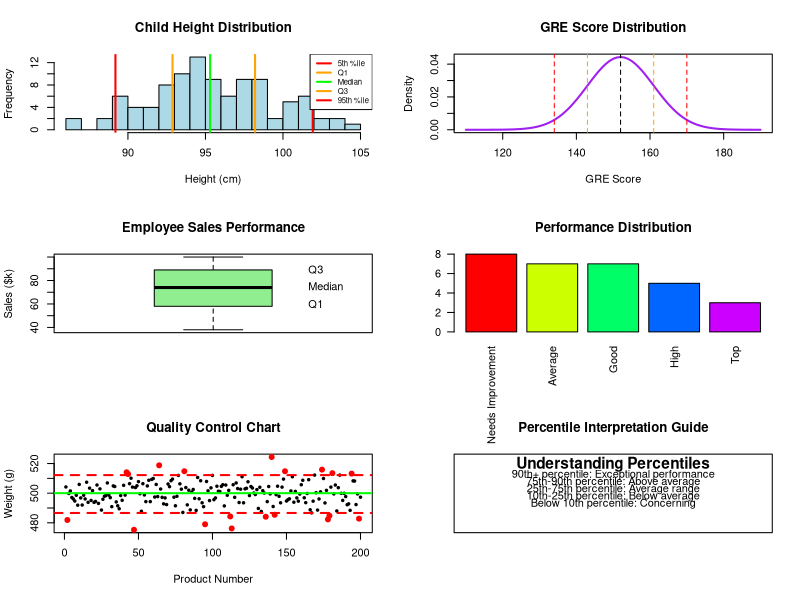

Recreate this plot in R.
# Real-World Applications of Relative Standing
# Growth charts, standardized tests, and practical interpretation

# Create output directory
if (!dir.exists("output")) dir.create("output")

cat("Real-World Applications of Relative Standing\n")
cat("===========================================\n\n")

# 1. Child Growth Percentiles Example
cat("1. CHILD GROWTH CHARTS\n")
cat("======================\n")

# Simulated height data for 3-year-old boys (based on CDC data)
# Mean ≈ 95 cm, SD ≈ 4 cm
set.seed(456)
child_heights <- round(rnorm(100, 95, 4), 1)

cat("Heights of 100 three-year-old boys (cm):\n")
cat("Mean height:", round(mean(child_heights), 1), "cm\n")
cat("Standard deviation:", round(sd(child_heights), 1), "cm\n\n")

# Function to interpret growth percentiles
interpret_growth_percentile <- function(height, data) {
  percentile <- sum(data <= height) / length(data) * 100
  z_score <- (height - mean(data)) / sd(data)
  
  if(percentile < 5) {
    interpretation <- "Below 5th percentile - may need medical evaluation"
  } else if(percentile < 25) {
    interpretation <- "Below average height"
  } else if(percentile <= 75) {
    interpretation <- "Normal/average height range"
  } else if(percentile <= 95) {
    interpretation <- "Above average height"
  } else {
    interpretation <- "Above 95th percentile - exceptionally tall"
  }
  
  cat("Height:", height, "cm\n")
  cat("Percentile:", round(percentile, 1), "\n")
  cat("Z-score:", round(z_score, 2), "\n")
  cat("Interpretation:", interpretation, "\n\n")
}

cat("Growth Chart Examples:\n")
example_heights <- c(87, 91, 95, 99, 103)
for(h in example_heights) {
  interpret_growth_percentile(h, child_heights)
}

# 2. Standardized Test Performance Analysis
cat("2. STANDARDIZED TEST PERFORMANCE\n")
cat("===============================\n")

# GRE Quantitative scores (mean ≈ 152, SD ≈ 9)
gre_mean <- 152
gre_sd <- 9

cat("GRE Quantitative Reasoning Section:\n")
cat("Mean =", gre_mean, ", SD =", gre_sd, "\n\n")

# Function for standardized test interpretation
interpret_standardized_score <- function(score, mean_val, sd_val, test_name) {
  z_score <- (score - mean_val) / sd_val
  percentile <- pnorm(z_score) * 100
  
  if(z_score >= 2) {
    performance <- "Excellent (top 2%)"
  } else if(z_score >= 1) {
    performance <- "Good (top 16%)"
  } else if(z_score >= 0) {
    performance <- "Average or above"
  } else if(z_score >= -1) {
    performance <- "Below average"
  } else {
    performance <- "Well below average"
  }
  
  cat(test_name, "Score:", score, "\n")
  cat("Z-score:", round(z_score, 2), "\n")
  cat("Percentile:", round(percentile, 1), "\n")
  cat("Performance level:", performance, "\n\n")
}

cat("GRE Score Interpretations:\n")
gre_scores <- c(135, 145, 152, 160, 170)
for(score in gre_scores) {
  interpret_standardized_score(score, gre_mean, gre_sd, "GRE")
}

# 3. Employee Performance Reviews
cat("3. EMPLOYEE PERFORMANCE ANALYSIS\n")
cat("================================\n")

# Sales performance data (monthly sales in thousands)
sales_data <- c(45, 52, 58, 61, 65, 68, 72, 75, 78, 82, 85, 89, 92, 95, 98,
                38, 43, 48, 53, 57, 62, 67, 73, 77, 81, 86, 91, 94, 97, 100)

cat("Monthly sales data for 30 employees (in thousands $):\n")
cat("Mean:", round(mean(sales_data), 1), "k\n")
cat("Median:", round(median(sales_data), 1), "k\n")
cat("Q1, Q2, Q3:", paste(round(quantile(sales_data, c(0.25, 0.5, 0.75)), 1), collapse = ", "), "\n\n")

# Performance classification
classify_performance <- function(score, data) {
  percentile <- sum(data <= score) / length(data) * 100
  quartiles <- quantile(data, c(0.25, 0.5, 0.75))
  
  if(percentile >= 90) {
    category <- "Top Performer (promotion candidate)"
  } else if(percentile >= 75) {
    category <- "High Performer (above Q3)"
  } else if(percentile >= 50) {
    category <- "Good Performer (above median)"
  } else if(percentile >= 25) {
    category <- "Average Performer (Q1-Q2)"
  } else {
    category <- "Needs Improvement (below Q1)"
  }
  
  return(list(percentile = percentile, category = category))
}

cat("Employee Performance Classifications:\n")
example_sales <- c(95, 85, 75, 65, 45)
for(sales in example_sales) {
  result <- classify_performance(sales, sales_data)
  cat("$", sales, "k sales: ", round(result$percentile, 1), "th percentile - ", 
      result$category, "\n", sep = "")
}
cat("\n")

# 4. Quality Control with Percentiles
cat("4. MANUFACTURING QUALITY CONTROL\n")
cat("================================\n")

# Product weights (target = 500g)
set.seed(789)
product_weights <- round(rnorm(200, 500, 8), 1)

cat("Product weights (n=200, target=500g):\n")
cat("Mean:", round(mean(product_weights), 1), "g\n")
cat("SD:", round(sd(product_weights), 1), "g\n\n")

# Quality control limits using percentiles
quality_percentiles <- quantile(product_weights, c(0.05, 0.95))
cat("Quality Control Using Percentiles:\n")
cat("5th percentile (lower limit):", quality_percentiles[1], "g\n")
cat("95th percentile (upper limit):", quality_percentiles[2], "g\n")
cat("Products outside 5th-95th percentile range need inspection\n\n")

# Identify products needing inspection - FIXED VERSION
needs_inspection_logical <- product_weights < quality_percentiles[1] | 
                           product_weights > quality_percentiles[2]
needs_inspection_indices <- which(needs_inspection_logical)
needs_inspection_values <- product_weights[needs_inspection_logical]

cat("Products flagged for inspection:", length(needs_inspection_values), "/", 
    length(product_weights), "(", 
    round(length(needs_inspection_values)/length(product_weights)*100, 1), "%)\n")

# Create comprehensive visualization
png("output/real_world_applications.png", width = 1400, height = 1200, res = 120)
par(mfrow = c(3, 2))

# Growth chart simulation
hist(child_heights, main = "Child Height Distribution", xlab = "Height (cm)", 
     col = "lightblue", breaks = 15)
abline(v = quantile(child_heights, c(0.05, 0.25, 0.5, 0.75, 0.95)), 
       col = c("red", "orange", "green", "orange", "red"), lwd = 2)
legend("topright", c("5th %ile", "Q1", "Median", "Q3", "95th %ile"), 
       col = c("red", "orange", "green", "orange", "red"), lwd = 2, cex = 0.7)

# GRE score distribution
x_gre <- seq(110, 190, by = 1)
y_gre <- dnorm(x_gre, gre_mean, gre_sd)
plot(x_gre, y_gre, type = "l", lwd = 2, col = "purple",
     main = "GRE Score Distribution", xlab = "GRE Score", ylab = "Density")
abline(v = gre_mean + c(-2, -1, 0, 1, 2) * gre_sd, 
       col = c("red", "orange", "black", "orange", "red"), lty = 2)

# Sales performance box plot
boxplot(sales_data, main = "Employee Sales Performance", ylab = "Sales ($k)",
        col = "lightgreen")
text(1.3, quantile(sales_data, c(0.25, 0.5, 0.75)), 
     c("Q1", "Median", "Q3"), pos = 4)

# Performance categories
performance_categories <- cut(sales_data, 
                             breaks = quantile(sales_data, c(0, 0.25, 0.5, 0.75, 0.9, 1)),
                             labels = c("Needs Improvement", "Average", "Good", "High", "Top"),
                             include.lowest = TRUE)
barplot(table(performance_categories), main = "Performance Distribution",
        col = rainbow(5), las = 2)

# Quality control chart - FIXED VERSION
plot(1:length(product_weights), product_weights, pch = 19, cex = 0.5,
     main = "Quality Control Chart", xlab = "Product Number", ylab = "Weight (g)")
abline(h = 500, col = "green", lwd = 2)
abline(h = quality_percentiles, col = "red", lwd = 2, lty = 2)
# Fixed the problematic line:
points(needs_inspection_indices, product_weights[needs_inspection_indices], 
       col = "red", pch = 19, cex = 1)

# Percentile interpretation guide
plot(1, type = "n", xlim = c(0, 10), ylim = c(0, 10),
     main = "Percentile Interpretation Guide", xlab = "", ylab = "", 
     xaxt = "n", yaxt = "n")
text(5, 9, "Understanding Percentiles", cex = 1.4, font = 2)
text(5, 7.5, "90th+ percentile: Exceptional performance", cex = 1)
text(5, 6.5, "75th-90th percentile: Above average", cex = 1)
text(5, 5.5, "25th-75th percentile: Average range", cex = 1)
text(5, 4.5, "10th-25th percentile: Below average", cex = 1)
text(5, 3.5, "Below 10th percentile: Concerning", cex = 1)

dev.off()
cat("✓ Real-world applications plot saved to output/real_world_applications.png\n")

# Create practical interpretation guide
sink("output/practical_interpretation_guide.txt")
cat("PRACTICAL INTERPRETATION GUIDE\n")
cat("==============================\n\n")
cat("PERCENTILES IN DIFFERENT CONTEXTS:\n\n")
cat("1. STANDARDIZED TESTS (SAT, GRE, etc.):\n")
cat("   • 99th percentile: Elite performance\n")
cat("   • 90th+ percentile: Excellent, competitive for top programs\n") 
cat("   • 75th+ percentile: Good, above average\n")
cat("   • 50th percentile: Average performance\n")
cat("   • Below 25th: May need additional preparation\n\n")

cat("2. GROWTH CHARTS (Medical):\n")
cat("   • Above 95th percentile: Monitor for abnormal growth\n")
cat("   • 25th-75th percentile: Normal range\n")
cat("   • Below 5th percentile: May need medical evaluation\n\n")

cat("3. EMPLOYEE PERFORMANCE:\n")
cat("   • Top 10%: Promotion candidates\n")
cat("   • 75th+ percentile: High performers\n")
cat("   • 25th-75th: Average performers\n")
cat("   • Bottom 10%: Performance improvement needed\n\n")

cat("REMEMBER:\n")
cat("• Percentiles show relative position, not absolute quality\n")
cat("• Same raw score can mean different things in different groups\n")
cat("• Z-scores allow comparison across different distributions\n")
cat("• Always consider the context and reference group\n")
sink()

cat("✓ Practical guide saved to output/practical_interpretation_guide.txt\n")
cat("\nKey takeaway: Relative standing measures are essential for meaningful interpretation!\n")
cat("Raw numbers mean nothing without context - percentiles provide that context.\n")
